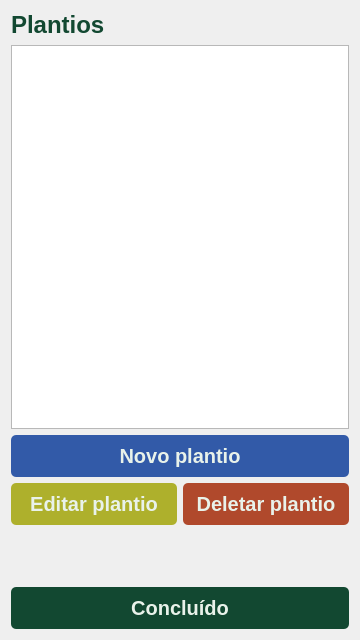
<?xml version="1.0" encoding="UTF-8"?>
<ui version="4.0">
 <class>Form</class>
 <widget class="QWidget" name="Form">
  <property name="geometry">
   <rect>
    <x>0</x>
    <y>0</y>
    <width>360</width>
    <height>640</height>
   </rect>
  </property>
  <property name="minimumSize">
   <size>
    <width>360</width>
    <height>640</height>
   </size>
  </property>
  <property name="maximumSize">
   <size>
    <width>360</width>
    <height>640</height>
   </size>
  </property>
  <property name="windowTitle">
   <string>Form</string>
  </property>
  <property name="styleSheet">
   <string notr="true">QLabel{
	font-family: &quot;Roboto Flex&quot;;
}

QPushButton{
	background-color:#124831;
	color:#E9F2EA;
	font-family:&quot;Roboto Flex&quot;;
	font-weight:600;
	font-size:20px;
	border-radius:5px;
	padding:9px;
}

QPushButton:hover{
	background-color:#003619;
}

QPushButton#new_planting_button{
	background-color:rgb(50, 90, 168);
}

QPushButton#update_planting_button{
	background-color:rgb(174, 176, 44);
	margin-bottom:50px;
}

QPushButton#delete_planting_button{
	background-color:rgb(176, 73, 44);
	margin-bottom:50px;
}

QLineEdit{
	border: 1px solid #D2813A;
	color: #1E1E1E;
	background-color: #FFFFFF;
	border-radius: 9px;
	font-size: 14px;
}

QLabel#main_label{
	font-family:&quot;Roboto Flex&quot;;
	font-weight:600;
	font-size:24px;
	color:#124831;
}

QLabel#question_label{
	font-family:&quot;Roboto Flex&quot;;
	font-weight:600;
	font-size:20px;
	color: #1E1E1E;
}

QLabel#code_label{
	font-family:&quot;Roboto Flex&quot;;
	font-weight:500;
	font-size:12px;
	color: #7C5A3C;
}

QLabel#phone_number_label{
	font-weight:800;
	color: #6DAD65;
}

QLabel#message_label{
	font-family:&quot;Roboto Flex&quot;;
	font-weight:600;
	font-size:12px;
	color:#124831;
	background-color:#D6E6D4;
	border-radius:9px;
}</string>
  </property>
  <layout class="QVBoxLayout" name="verticalLayout_2">
   <item>
    <widget class="QLabel" name="main_label">
     <property name="text">
      <string>Plantios</string>
     </property>
    </widget>
   </item>
   <item>
    <widget class="QListWidget" name="planting_listwidget"/>
   </item>
   <item>
    <widget class="QPushButton" name="new_planting_button">
     <property name="text">
      <string>Novo plantio</string>
     </property>
    </widget>
   </item>
   <item>
    <layout class="QHBoxLayout" name="horizontalLayout">
     <item>
      <widget class="QPushButton" name="update_planting_button">
       <property name="text">
        <string>Editar plantio</string>
       </property>
      </widget>
     </item>
     <item>
      <widget class="QPushButton" name="delete_planting_button">
       <property name="text">
        <string>Deletar plantio</string>
       </property>
      </widget>
     </item>
    </layout>
   </item>
   <item>
    <widget class="Line" name="line">
     <property name="orientation">
      <enum>Qt::Orientation::Vertical</enum>
     </property>
    </widget>
   </item>
   <item>
    <layout class="QVBoxLayout" name="verticalLayout">
     <item>
      <widget class="QPushButton" name="done_button">
       <property name="text">
        <string>Concluído</string>
       </property>
      </widget>
     </item>
    </layout>
   </item>
  </layout>
 </widget>
 <resources/>
 <connections/>
</ui>
